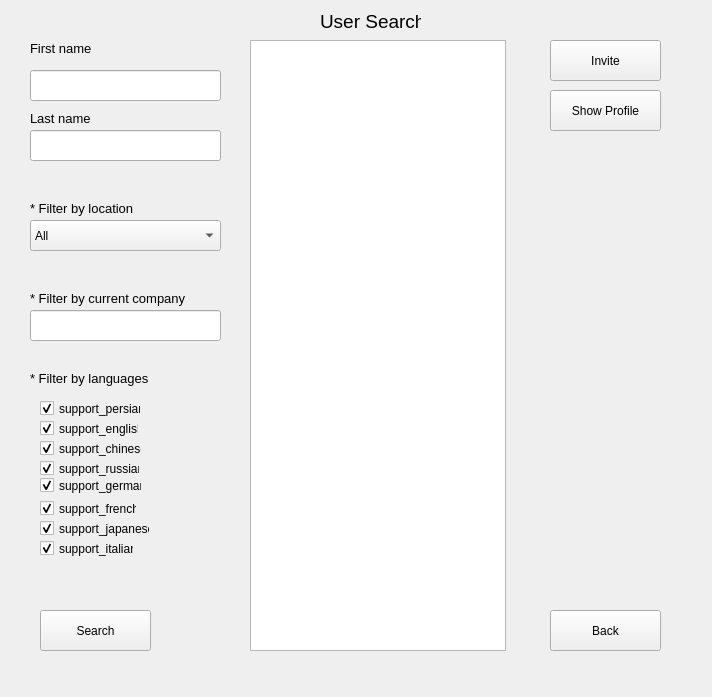
<?xml version="1.0" encoding="UTF-8"?>
<ui version="4.0">
 <class>Form_search_user</class>
 <widget class="QWidget" name="Form_search_user">
  <property name="geometry">
   <rect>
    <x>0</x>
    <y>0</y>
    <width>712</width>
    <height>697</height>
   </rect>
  </property>
  <property name="windowTitle">
   <string>Search User</string>
  </property>
  <widget class="QLabel" name="label">
   <property name="geometry">
    <rect>
     <x>30</x>
     <y>200</y>
     <width>117</width>
     <height>16</height>
    </rect>
   </property>
   <property name="font">
    <font>
     <pointsize>10</pointsize>
    </font>
   </property>
   <property name="text">
    <string>* Filter by location</string>
   </property>
  </widget>
  <widget class="QLabel" name="label_2">
   <property name="geometry">
    <rect>
     <x>30</x>
     <y>370</y>
     <width>131</width>
     <height>16</height>
    </rect>
   </property>
   <property name="font">
    <font>
     <pointsize>10</pointsize>
    </font>
   </property>
   <property name="text">
    <string>* Filter by languages</string>
   </property>
  </widget>
  <widget class="QLabel" name="label_3">
   <property name="geometry">
    <rect>
     <x>30</x>
     <y>290</y>
     <width>169</width>
     <height>16</height>
    </rect>
   </property>
   <property name="font">
    <font>
     <pointsize>10</pointsize>
    </font>
   </property>
   <property name="text">
    <string>* Filter by current company</string>
   </property>
  </widget>
  <widget class="QComboBox" name="comboBox_location">
   <property name="geometry">
    <rect>
     <x>30</x>
     <y>220</y>
     <width>191</width>
     <height>31</height>
    </rect>
   </property>
   <item>
    <property name="text">
     <string>All</string>
    </property>
   </item>
   <item>
    <property name="text">
     <string>Iran</string>
    </property>
   </item>
   <item>
    <property name="text">
     <string>United States</string>
    </property>
   </item>
   <item>
    <property name="text">
     <string>United Kingdom</string>
    </property>
   </item>
   <item>
    <property name="text">
     <string>China</string>
    </property>
   </item>
   <item>
    <property name="text">
     <string>Russia</string>
    </property>
   </item>
   <item>
    <property name="text">
     <string>Germany</string>
    </property>
   </item>
   <item>
    <property name="text">
     <string>France</string>
    </property>
   </item>
   <item>
    <property name="text">
     <string>Italy</string>
    </property>
   </item>
  </widget>
  <widget class="QCheckBox" name="checkBox_4">
   <property name="geometry">
    <rect>
     <x>40</x>
     <y>460</y>
     <width>100</width>
     <height>17</height>
    </rect>
   </property>
   <property name="text">
    <string>support_russian</string>
   </property>
   <property name="checked">
    <bool>true</bool>
   </property>
  </widget>
  <widget class="QCheckBox" name="checkBox_8">
   <property name="geometry">
    <rect>
     <x>40</x>
     <y>540</y>
     <width>94</width>
     <height>17</height>
    </rect>
   </property>
   <property name="text">
    <string>support_italian</string>
   </property>
   <property name="checked">
    <bool>true</bool>
   </property>
  </widget>
  <widget class="QCheckBox" name="checkBox_6">
   <property name="geometry">
    <rect>
     <x>40</x>
     <y>500</y>
     <width>97</width>
     <height>17</height>
    </rect>
   </property>
   <property name="text">
    <string>support_french</string>
   </property>
   <property name="checked">
    <bool>true</bool>
   </property>
  </widget>
  <widget class="QCheckBox" name="checkBox_2">
   <property name="geometry">
    <rect>
     <x>40</x>
     <y>420</y>
     <width>99</width>
     <height>17</height>
    </rect>
   </property>
   <property name="text">
    <string>support_english</string>
   </property>
   <property name="checked">
    <bool>true</bool>
   </property>
  </widget>
  <widget class="QCheckBox" name="checkBox_3">
   <property name="geometry">
    <rect>
     <x>40</x>
     <y>440</y>
     <width>102</width>
     <height>17</height>
    </rect>
   </property>
   <property name="text">
    <string>support_chinese</string>
   </property>
   <property name="checked">
    <bool>true</bool>
   </property>
  </widget>
  <widget class="QCheckBox" name="checkBox_7">
   <property name="geometry">
    <rect>
     <x>40</x>
     <y>520</y>
     <width>110</width>
     <height>17</height>
    </rect>
   </property>
   <property name="text">
    <string>support_japanese</string>
   </property>
   <property name="checked">
    <bool>true</bool>
   </property>
  </widget>
  <widget class="QCheckBox" name="checkBox_5">
   <property name="geometry">
    <rect>
     <x>40</x>
     <y>477</y>
     <width>102</width>
     <height>17</height>
    </rect>
   </property>
   <property name="text">
    <string>support_german</string>
   </property>
   <property name="checked">
    <bool>true</bool>
   </property>
  </widget>
  <widget class="QCheckBox" name="checkBox_1">
   <property name="geometry">
    <rect>
     <x>40</x>
     <y>400</y>
     <width>101</width>
     <height>17</height>
    </rect>
   </property>
   <property name="text">
    <string>support_persian</string>
   </property>
   <property name="checked">
    <bool>true</bool>
   </property>
  </widget>
  <widget class="QLineEdit" name="lineEdit_current_company">
   <property name="geometry">
    <rect>
     <x>30</x>
     <y>310</y>
     <width>191</width>
     <height>31</height>
    </rect>
   </property>
  </widget>
  <widget class="QListWidget" name="listWidget_users">
   <property name="geometry">
    <rect>
     <x>250</x>
     <y>40</y>
     <width>256</width>
     <height>611</height>
    </rect>
   </property>
  </widget>
  <widget class="QPushButton" name="pushButton_invite">
   <property name="geometry">
    <rect>
     <x>550</x>
     <y>40</y>
     <width>111</width>
     <height>41</height>
    </rect>
   </property>
   <property name="text">
    <string>Invite</string>
   </property>
  </widget>
  <widget class="QPushButton" name="pushButton_show_profile">
   <property name="geometry">
    <rect>
     <x>550</x>
     <y>90</y>
     <width>111</width>
     <height>41</height>
    </rect>
   </property>
   <property name="text">
    <string>Show Profile</string>
   </property>
  </widget>
  <widget class="QLabel" name="label_4">
   <property name="geometry">
    <rect>
     <x>320</x>
     <y>10</y>
     <width>101</width>
     <height>23</height>
    </rect>
   </property>
   <property name="font">
    <font>
     <pointsize>14</pointsize>
    </font>
   </property>
   <property name="text">
    <string>User Search</string>
   </property>
  </widget>
  <widget class="QLabel" name="message">
   <property name="geometry">
    <rect>
     <x>540</x>
     <y>160</y>
     <width>121</width>
     <height>121</height>
    </rect>
   </property>
   <property name="font">
    <font>
     <pointsize>10</pointsize>
    </font>
   </property>
   <property name="text">
    <string/>
   </property>
  </widget>
  <widget class="QPushButton" name="pushButton_search">
   <property name="geometry">
    <rect>
     <x>40</x>
     <y>610</y>
     <width>111</width>
     <height>41</height>
    </rect>
   </property>
   <property name="text">
    <string>Search</string>
   </property>
  </widget>
  <widget class="QPushButton" name="pushButton_back">
   <property name="geometry">
    <rect>
     <x>550</x>
     <y>610</y>
     <width>111</width>
     <height>41</height>
    </rect>
   </property>
   <property name="text">
    <string>Back</string>
   </property>
  </widget>
  <widget class="QLineEdit" name="lineEdit_first_name">
   <property name="geometry">
    <rect>
     <x>30</x>
     <y>70</y>
     <width>191</width>
     <height>31</height>
    </rect>
   </property>
  </widget>
  <widget class="QLabel" name="label_5">
   <property name="geometry">
    <rect>
     <x>30</x>
     <y>40</y>
     <width>61</width>
     <height>16</height>
    </rect>
   </property>
   <property name="font">
    <font>
     <pointsize>10</pointsize>
    </font>
   </property>
   <property name="text">
    <string>First name</string>
   </property>
  </widget>
  <widget class="QLineEdit" name="lineEdit_last_name">
   <property name="geometry">
    <rect>
     <x>30</x>
     <y>130</y>
     <width>191</width>
     <height>31</height>
    </rect>
   </property>
  </widget>
  <widget class="QLabel" name="label_6">
   <property name="geometry">
    <rect>
     <x>30</x>
     <y>110</y>
     <width>61</width>
     <height>16</height>
    </rect>
   </property>
   <property name="font">
    <font>
     <pointsize>10</pointsize>
    </font>
   </property>
   <property name="text">
    <string>Last name</string>
   </property>
  </widget>
 </widget>
 <resources/>
 <connections/>
</ui>
